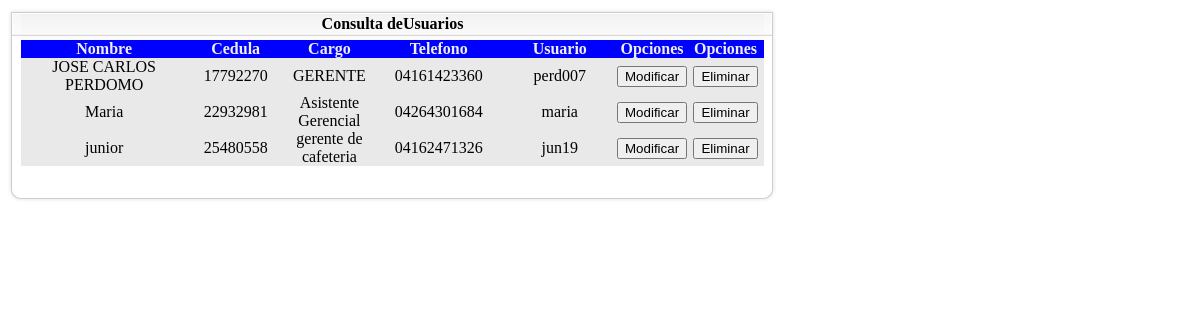
/consultar_usuarios.php, run on the app's committed database.
### tables this page shows
CREATE TABLE IF NOT EXISTS `empleados` (
  `id_empleado` int(11) NOT NULL AUTO_INCREMENT,
  `cedula` int(11) DEFAULT NULL,
  `nombres` varchar(45) DEFAULT NULL,
  `cargo` varchar(45) DEFAULT NULL,
  `direccion` varchar(45) DEFAULT NULL,
  `telefono` varchar(11) DEFAULT NULL,
  PRIMARY KEY (`id_empleado`),
  KEY `cedula` (`cedula`)
);

CREATE TABLE IF NOT EXISTS `usuarios` (
  `id_usuarios` int(11) NOT NULL AUTO_INCREMENT,
  `id_empleado` int(11) DEFAULT NULL,
  `login` varchar(45) DEFAULT NULL,
  `clave` varchar(20) DEFAULT NULL,
  PRIMARY KEY (`id_usuarios`),
  KEY `id_empleado` (`id_empleado`)
);

### consultar_usuarios.php (the view, shortened to what this page needs)
<?php require_once('Connections/conexion.php'); ?>
<?php
$maxRows_emp = 15;
$pageNum_emp = 0;
$startRow_emp = $pageNum_emp * $maxRows_emp;
$query_emp = "SELECT * FROM empleados";
$query_limit_emp = sprintf("%s LIMIT %d, %d", $query_emp, $startRow_emp, $maxRows_emp);
$emp = mysql_query($query_limit_emp, $conexion) or die(mysql_error());
$row_emp = mysql_fetch_assoc($emp);
if (isset($_GET['totalRows_emp'])) {
  $totalRows_emp = $_GET['totalRows_emp'];
} else {
  $all_emp = mysql_query($query_emp);
  $totalRows_emp = mysql_num_rows($all_emp);
}
$totalPages_emp = ceil($totalRows_emp/$maxRows_emp)-1;
?>
<!DOCTYPE html PUBLIC "-//W3C//DTD XHTML 1.0 Transitional//EN" "http://www.w3.org/TR/xhtml1/DTD/xhtml1-transitional.dtd">
<html xmlns="http://www.w3.org/1999/xhtml">
<head>
<link href="css.css" rel="stylesheet" type="text/css" />
</head>
<body>
<table border="0" cellpadding="0" cellspacing="0" width="769" >
  <tbody>
    <tr>
      <td align="left" height="1"><img src="imagenes/vc_esq_izq_sup.gif" alt="7" height="32" width="13" /></td>
      <td colspan="7" align="center" valign="center" background="imagenes/v_back_sup.jpg" class="tituloDOSE_3"><span class="negrita">Consulta deUsuarios</span></td>
      <td align="right" height="1" width="13"><img src="imagenes/vc_esq_der_sup.gif" alt="6" height="32" width="13" /></td>
    </tr>
    <tr align="center" class="centrar">
      <td background="imagenes/v_back_izq.gif" height="1">&nbsp;</td>
      <td width="167"  valign="baseline" bgcolor="#0000FF"class="negrita">Nombre</td>
      <td width="97" valign="baseline" bgcolor="#0000FF" class="negrita">Cedula </td>
      <td width="91" valign="baseline" bgcolor="#0000FF" class="negrita">Cargo</td>
      <td width="128" valign="baseline" bgcolor="#0000FF" class="negrita">Telefono</td>
      <td width="115" valign="baseline" bgcolor="#0000FF" class="negrita">Usuario</td>
      <td width="68" valign="baseline" bgcolor="#0000FF" class="negrita">Opciones</td>
      <td width="77" valign="baseline" bgcolor="#0000FF" class="negrita">Opciones</td>
      <td background="imagenes/v_back_der.gif">&nbsp;</td>
    </tr>
    <?php do {
	$query_usu = "SELECT * FROM usuarios where id_empleado='$row_emp[cedula]'";
	$usu = mysql_query($query_usu, $conexion) or die(mysql_error());
	$row_usu = mysql_fetch_assoc($usu);
?>
      <tr class="trListaBody" onclick="mClk(this, 'registro');" id="<?php echo $row_clie['id_clientes']; ?>">
        <td background="imagenes/v_back_izq.gif" height="1">&nbsp;</td>
        <td align="center" ><?php echo $row_emp['nombres']; ?></td>
        <td align="center"><?php echo $row_emp['cedula']; ?></td>
        <td align="center"><?php echo $row_emp['cargo']; ?></td>
        <td align="center"><?php echo $row_emp['telefono']; ?></td>
        <td align="center"><?php echo $row_usu['login']; ?></td>
        <td align="center"><a href="modificar_usuarios.php?cedula=<?php echo $row_emp['cedula']; ?>">
          <input type="button"  value="Modificar" />
        </a></td>
        <td align="center"><a onclick='return validar()' href="eliminar_usuarios.php?cedula=<?php echo $row_emp['cedula']; ?>">
          <input type="button"  value="Eliminar" />
        </a></td>
        <td background="imagenes/v_back_der.gif">&nbsp;</td>
      </tr>
      <?php } while ($row_emp = mysql_fetch_assoc($emp)); ?>
    <tr>
      <td background="imagenes/v_back_izq.gif" height="1" width="13"><img src="imagenes/v_back_izq.gif" alt="3" height="2" width="13" /></td>
      <td colspan="7" class="tituloDOSE_2">&nbsp;
        <table border="0" align="center">
          <tr>
            <td><?php if ($pageNum_emp > 0) {  ?>
            <?php }  ?></td>
            <td><?php if ($pageNum_emp > 0) {  ?>
            <?php }  ?></td>
            <td><?php if ($pageNum_emp < $totalPages_emp) {  ?>
            <?php }  ?></td>
            <td><?php if ($pageNum_emp < $totalPages_emp) {  ?>
            <?php }  ?></td>
          </tr>
      </table></td>
      <td background="imagenes/v_back_der.gif" width="13">&nbsp;</td>
    </tr>
    <tr>
      <td align="left" height="1" width="13"><img src="imagenes/v_esq_izq_inf.gif" alt="5" height="12" width="13" /></td>
      <td height="1" colspan="7" background="imagenes/v_back_inf.gif"><img src="imagenes/v_back_inf.gif" alt="2" height="12" width="2" /></td>
      <td align="right" height="1" width="13"><img src="imagenes/v_esq_der_inf.gif" alt="4" height="12" width="13" /></td>
    </tr>
  </tbody>
</table>
</body>
</html>

### css.css (style rules this page uses)
.negrita { font-weight: bold; }
.trListaBody { background-color:#E9E9E9; }

### consultar_usuarios.php (style rules this page uses)
.centrar { text-align: center; color:#EFEFEF; }
a { text-decoration:none }

### data on the page
empleados: nombres "JOSE CARLOS PERDOMO", cedula "17792270", cargo "GERENTE", telefono "04161423360", usuarios.login "perd007"
empleados: nombres "Maria", cedula "22932981", cargo "Asistente Gerencial", telefono "04264301684", usuarios.login "maria"
empleados: nombres "junior", cedula "25480558", cargo "gerente de cafeteria", telefono "04162471326", usuarios.login "jun19"
